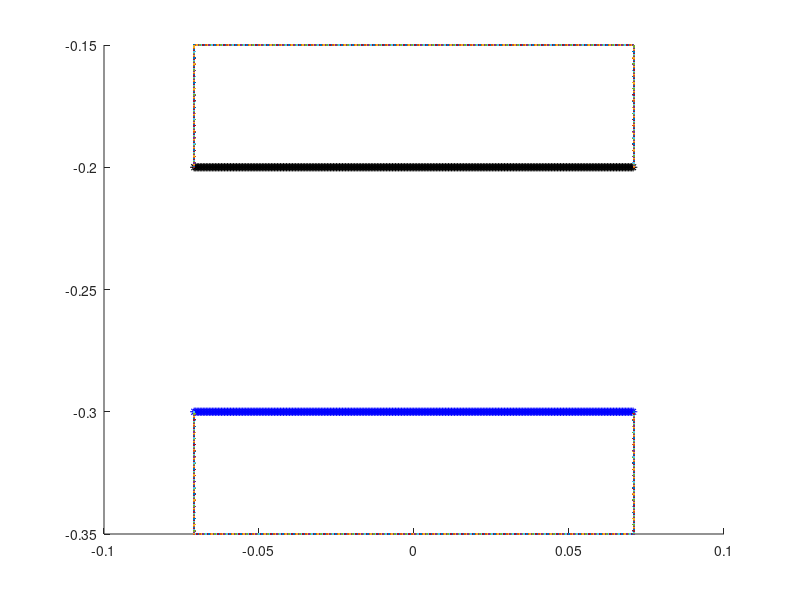

Recreate this plot in MATLAB. (Note: this script raises an error after producing the figure.)
%% V5.2

%% 3/29 TS notes: 

close all
clear all
close all


%% In update_target_point_positions, changed R2 to 0.177 (From graph).
% Same in update_target_point_positions_peri


%% 
L = 1;                              % length of computational domain (m)
N = 1024;                            % number of Cartesian grid meshwidths at the finest level of the AMR grid
dx = L/N;                           % Cartesian mesh width (m)
ds = L/(2*N);                       % space between boundary points in straight tube

%%%%%%%%%%%%%%%%%%%%%%%%%%%%%%%%%%%%%%%%%%%%%%%%%%%
%%%%%%%%%%%%%%%%%%%%%%%%%%%%%%%%%%%%%%%%%%%%%%%%%%%
%Parameters for the racetrack

Let = 1.34*0.1;                          % Length of elastic tube (m) scaled wrt to diameter of heart
% V5 TS. Nick's Heart_Tube.m code uses a fraction of the length of the tube to determine
% the number of rigid points on each end of elastic section. Made changes
% to use the same number he's using (can output these numbers from his code). 
Nend = 8
% Nend = 10;                           % Number of rigid points on each end of elastic section
Lt = Let+2*Nend*ds;                 % Length of main tube straight section with Nend rigid points on each end



% main tube
diameter = 0.1;                     % diameter of the main tube (scaling factor for everything else)
R2 = 0.1;                           % radius of inner wall
R1 = R2+diameter;                   % radius of outer wall

%Uppermost branch
diamTop = diameter*(0.0206/0.0442);		%diameter of the uppermost branch
LtTop = Lt+2*(diameter-diamTop); %length of the straight parts for the upper section
R1Top = R2 + diamTop;		%radius of outer wall for upper section

%bottom branch
diamBot = diameter*(0.0158/0.0442);
R2Bot = 1/2*(diamBot);


Ls = 2*R2+3*diamBot;			%length of the straight outer side walls


Nstraight = 2*ceil(Lt/ds)          % number of points along each shorter straight section (top+bottom)
NstraightBranch = 2*ceil(LtTop/ds);	% number of points along longer straight sections
NstraightSide = 2*ceil(Ls/ds);	%number of points along each straight (vertical)  outer side section
Ncurve = 2*ceil(pi*R1/ds);          % number of points along a circle of diameter R1. 
                                       %Will use fractions of this number
                                       %to draw points for curved sections
%%NcurveSmall = 2*ceil(pi*R2Bot/ds)    %number of points along a circle of diameter R2Bot (small)


Nrace = (1/2)*Nstraight+4*Ncurve + (3/2)*NstraightBranch + NstraightSide; %+NcurveSmall % number of points making up the racetrack part. More added later in code

%For Nrace: (1/2)*Nstraight = one straight section of length Lt,
%Nstraight/2 each
    % 4*Ncurve = 6 semi circles and 4 quarter circles = 4 circles, Ncurve
    % each
    %(3/2)*NstraightBranch = 3 straight sections of length Ls,
    %NstraightBranch/2 each.
    % NstraightSide = 2 straight (vertical) sections, NstraightSide/2 each.
    %Ncurve small = points for 1 cirle of radius R2Bot
    

dthetaHalf = pi/(Ncurve/2);             % angle increment for drawing curved edges (for a semi circle)
dthetaQuart = (pi/2)/(Ncurve/4);             % angle increment for drawing curved edges (for a quarter of a circle)


mesh_name = 'heart_';               % structure name


centery = -0.1;                        % y-position of center of curved sections in the lower area
centeryMid = centery+R2+(3)*R2Bot; %y-position of the center of the curved sections in the middle area
centeryTop = centeryMid+3*R2Bot +R2;	%y-position of center of curved sections in the upper area
centerx1 = -0.5*Lt;                 % x-position of center of left curved section of main tube
centerx2 = 0.5*Lt;                  % x-position of center of right curved section of main tube
centerx1Top = -0.5*LtTop;   %shifting of upper branch center of left cuved section
centerx2Top = 0.5*LtTop ; %shifting of uppder branch center of right curved section

%Note: more parameters for middle section added later in the code. Includes
%adding more points to Nrace

%%%%%%%%%%%%%%%%%%%%%%%%%%%%%%%%%%%%%%%%%%%%%%%%%%%%%%%%%%
%%%%%%%%%%%%%%%%%%%%%%%%%%%%%%%%%%%%%%%%%%%%%%%%%%%%%%%%%
% Parameters for the pericardium
Dp = 2*diameter;                    %diameter of the pericardium
Nperi = 2*ceil((Dp-diameter)/ds);  % number of boundary points along the sides of the pericardium
Nperitot = Nperi + Nstraight;       % total number of pericardium points

%%%%%%%%%%%%%%%%%%%%%%%%%%%%%%%%%%%%%%%%%%%%%%%%%%%%%%%%%%
%%%%%%%%%%%%%%%%%%%%%%%%%%%%%%%%%%%%%%%%%%%%%%%%%%%%%%%%%
% Parameters for the actuator
La = 0.04;                          % length of the actuator section
NLa = ceil(La/ds);                  % number of points along each actuator
Ca = 0.25*Lt;                       % center of the actuator section
NCa = ceil(ceil(Nstraight/2)*Ca/Lt); % index of the center point
Na1 = NCa - ceil(NLa/2);            % index of the starting point with respect to the elastic section
Na2 = Na1+NLa-1;                    % index of the ending point with respect to the elastic section

%%%%%%%%%%%%%%%%%%%%%%%%%%%%%%%%%%%%%%%%%%%
%%%%%%%%%%%%%%%%%%%%%%%%%%%%%%%%%%%%%%%%%%%

% Parameters for peristalsis
Lnperi = 0.005;                          % length of the end of the flexible tube without peristalsis (modified from 0.05)
Lperi = Lt-2*Lnperi;                      % length of the peristalsis section of tube
Nperist = ceil(Lperi/ds);                 % number of peristaltic points on top or bottom of tube
NCent = ceil(Nstraight/4);                 %index of center of elastic tube
Nperi1 = NCent-ceil(0.5*Nperist);           % index of the starting point with respect to the elastic section
Nperi2 = Nperi1+Nperist-1;                  %index of the ending point with respect to the elastic section

%%%%%%%%%%%%%%%%%%%%%%%%%%%%%%%%%%%%%%%%%%%%%%%%%%%%%%%%%%
%%%%%%%%%%%%%%%%%%%%%%%%%%%%%%%%%%%%%%%%%%%%%%%%%%%%%%%%%
% Parameters for the prescribed peristalsis
Lap = Let*0.75;                          % length of the actuator section
NLap = ceil(Lap/ds);                  % number of points along each actuator
Cap = 0.5*Lt;                       % center of the actuator section
NCap = ceil(ceil(Nstraight/2)*Cap/Lt); % index of the center point
Na1p = NCap - ceil(NLap/2);            % index of the starting point with respect to the elastic section
Na2p = Na1p+NLap-1;                    % index of the ending point with respect to the elastic section

%%%%%%%%%%%%%%%%%%%%%%%%%%%%%%%%%%%%%%%%%%%
%%%%%%%%%%%%%%%%%%%%%%%%%%%%%%%%%%%%%%%%%%%
% parameters for markers
Nmarkersx = 11;                     %number of columns of markers
Nmarkersy = 11;                     %number of markers in each column
Nmarkers=Nmarkersx*Nmarkersy       %total number of markers
dmx = Let/(Nmarkersx-1);            %space between markers in x-direction
dmy = diameter/(Nmarkersy-1);       %space between markers in y-direction

%%%%%%%%%%%%%%%%%%%%%%%%%%%%%%%%%%%%%%%%%%%
%%%%%%%%%%%%%%%%%%%%%%%%%%%%%%%%%%%%%%%%%%%
%% material parameters
kappa_spring = 1.0e-1;               % spring constant (Newton)
kappa_beam = 1.0e-1;                 % beam stiffness constant (Newton m^2)
kappa_target = 2.0e0*15;        % target point penalty spring constant (Newton)
Fmag = kappa_spring;                % this is my best guess at a reasonable applied force
phase = 0;                      %initial phase of the oscillating force, where F=Fmag*phase and phase = (1+sin(2*pi*f*t-pi/2));
%%
%%%%%%%%%%%%%%%%%%%%%%%%%%%%%%%%%%%%%%%%%%%%%%%%%%%%%%%%%%%%%%%%%%%%%%%%%%%%%%%%
%%%%%%%%%%%%%%%%%%%%%%%%%%%%%%
% Make the elastic section of the tube
% Write out the vertex information

vertex_fid = fopen([mesh_name 'tube_' num2str(N) '.vertex'], 'w');
fprintf(vertex_fid, '%d\n', Nstraight);

figure
hold on
n = 0;
p = 0;

%bot part
for i=1:ceil(Nstraight/2),
    ybot = centery-R1;
    xbot = -Lt/2+(i-1)*ds;
    fprintf(vertex_fid, '%1.16e %1.16e\n', xbot, ybot);
    plot(xbot,ybot,'b*')
     n = n+1; 
end

%bottom part
for i=ceil(Nstraight/2)+1:Nstraight,
    ytop = centery-R2;
    xtop = -Lt/2+(i-ceil(Nstraight/2)-1)*ds;
    fprintf(vertex_fid, '%1.16e %1.16e\n', xtop, ytop);
    plot(xtop,ytop,'k*')
     p = p+1;
end
p
n


fclose(vertex_fid);

%%%%%%%%%%%%%%%%%%%%%%%%%%%%%%%%%%%%%%%%%%%%%%%%%%%%%%%%%%%%%%%%%%%%%%%%%%%%%%%%
%%%%%%%%%%%%%%%%%%%%%%%%%%%%%%
% Make markers as vertices with no material properties

vertex_fid = fopen(['markers_' num2str(N) '.vertex'], 'w');
fprintf(vertex_fid, '%d\n', Nmarkers);

%top part
for i=0:Nmarkersx-1,
    for j=0:Nmarkersy-1,
        y = centery-R2-j*dmy;
        x = -Let/2+i*dmx;
    fprintf(vertex_fid, '%1.16e %1.16e\n', x, y);
    %plot(x,y)
    end
end
fclose(vertex_fid);

%%%%%%%%%%%%%%%%%%%%%%%%%%%%%%%%%%%%%%%%%%%%%%%%%%%%%%%%%%%%%%%%%%%%%%%%%%%%%%%%
%%%%%%%%%%%%%%%%%%%%%%%%%%%%%%
% actuator part
% Write out the vertex information

%top part
% vertex_fid = fopen(['actuator_top_' num2str(N) '.vertex'], 'w');
% fprintf(vertex_fid, '%d\n', NLa);
% 
% for i=Na1:Na2,
%     ytop = centery-R2;
%     xtop = -Lt/2+i*ds;
%     fprintf(vertex_fid, '%1.16e %1.16e\n', xtop, ytop);
%     plot(xtop,ytop);
% end
% fclose(vertex_fid);
% 
% %bottom part
% vertex_fid = fopen(['actuator_bot_' num2str(N) '.vertex'], 'w');
% fprintf(vertex_fid, '%d\n', NLa);
% 
% for i=Na1:Na2,
%     ybot = centery-R1;
%     xbot = -Lt/2+i*ds;
%     fprintf(vertex_fid, '%1.16e %1.16e\n', xbot, ybot);
%      plot(xbot,ybot);
% end
% fclose(vertex_fid);

%%%%%%%%%%%%%%%%%%%%%%%%%%%%%%%%%%%%%%%%%%%%%%%%%%%%%%%%%%%%%%%%%%%%%%%%%%%%%%%
%%%%%%%%%%%%%%%%%%%%%%%%%%%%%
% valveless pumping applied force
% Use either the target point actuator or the applied force, but not both.
% Write out the vertex information

% vertex_fid = fopen(['vp_aforce_' num2str(N) '.vertex'], 'w');
% fprintf(vertex_fid, '%d\n', 2*NLa);
% 
% %top points
% for i=Na1:Na2,
%     ytop = centery-R2;
%     xtop = -Lt/2+i*ds;
%     fprintf(vertex_fid, '%1.16e %1.16e\n', xtop, ytop);
%      plot(xtop,ytop);
% end
% 
% %bottom points
% for i=Na1:Na2,
%     ybot = centery-R1;
%     xbot = -Lt/2+i*ds;
%     fprintf(vertex_fid, '%1.16e %1.16e\n', xbot, ybot);
%      plot(xbot,ybot);
% end
% fclose(vertex_fid);

%%%%%%%%%%%%%%%%%%%%%%%%%%%%%%%%%%%%%%%%%%%%%%%%%%%%%%%%%%%%%%%%%%%%%%%%%%%%%%%%
%%%%%%%%%%%%%%%%%%%%%%%%%%%%%%
% peristalsis applied force
% Use either the target point actuator or the applied force, but not both.
% Write out the vertex information

% vertex_fid = fopen(['peri_aforce_' num2str(N) '.vertex'], 'w');
% fprintf(vertex_fid, '%d\n', 2*Nperist);
% 
% %top points
% for i=Nperi1:Nperi2,
%     ytop = centery-R2;
%     xtop = -Lt/2+i*ds;
%     fprintf(vertex_fid, '%1.16e %1.16e\n', xtop, ytop);
%      plot(xtop,ytop);
% end
% 
% %bottom points
% for i=Nperi1:Nperi2,
%     ybot = centery-R1;
%     xbot = -Lt/2+i*ds;
%     fprintf(vertex_fid, '%1.16e %1.16e\n', xbot, ybot);
%      plot(xbot,ybot);
% end
% fclose(vertex_fid);

%%%%%%%%%%%%%%%%%%
% prescribed peristalsis (motion) part
% Write out the vertex information
% 
% %top part
% vertex_fid = fopen(['pperi_top_' num2str(N) '.vertex'], 'w');
% fprintf(vertex_fid, '%d\n', NLap);
% 
% for i=Na1p:Na2p,
%     ytop = centery-R2;
%     xtop = -Lt/2+i*ds;
%     fprintf(vertex_fid, '%1.16e %1.16e\n', xtop, ytop);
%     plot(xtop,ytop,'r*')
% end
% fclose(vertex_fid);
% 
% %bottom part
% vertex_fid = fopen(['pperi_bot_' num2str(N) '.vertex'], 'w');
% fprintf(vertex_fid, '%d\n', NLap);
% 
% for i=Na1p:Na2p,
%     ybot = centery-R1;
%     xbot = -Lt/2+i*ds;
%     fprintf(vertex_fid, '%1.16e %1.16e\n', xbot, ybot);
%     plot(xbot,ybot,'r*')
% end
% fclose(vertex_fid);

%%%%%%%%%%%%%%%%%%%%%%%%%%%%%%%%%%%%%%%%%%%%%%%%%%%%%%%%%%%%%%%%%%%%%%%%%%%%%%%%
%%%%%%%%%%%%%%%%%%%%%%%%%%%%%%
% race track part
% %%%calculations necessary before writing out vertex info:
%outer quarter circle
for i=ceil(Ncurve/2)+1:ceil(3*Ncurve/4),
    theta=(i-Ncurve/2-1)*dthetaQuart-(pi/2);
    yout = centery+R1*sin(theta);
    xout = Lt/2+R1*cos(theta);
end

%starting points for the right outer straight section
yrStart = yout+ds;
xrStart = xout+ds;

%outer quarter circle
for i = 1:ceil(Ncurve/4)
    theta = (-pi/2)-(i)*dthetaQuart;
    yout = centery+R1*sin(theta);
    xout = centerx1+R1*cos(theta);
end
%starting points for the left outer stright section
ylStart = yout+ds;
xlStart = xout+ds;

%additional parameters for middle branches:
centerx2Mid = xrStart-diameter;
centerx1Mid = xlStart+diameter;
Lm = abs (centerx2Mid-centerx1Mid);%length of middle branches (to ensure width of one diameter on either side, vertically)
NstraightMid = 2*ceil(Lm/ds);

Nrace = Nrace+NstraightMid;


% Write out the vertex information

vertex_fid = fopen([mesh_name 'race_' num2str(N) '.vertex'], 'w');
fprintf(vertex_fid, '%d\n', Nrace);

%%%right curved part of lower racetrack section

%inner semicircle
for i=1:ceil(Ncurve/2)
    theta = (i-1)*dthetaHalf- pi/2;
    yin = centery+R2*sin(theta);
    xin = Lt/2+R2*cos(theta);
    fprintf(vertex_fid, '%1.16e %1.16e\n', xin, yin);
    % plot(xin,yin)
end

%outer quarter circle
for i=ceil(Ncurve/2)+1:ceil(3*Ncurve/4),
    theta=(i-Ncurve/2-1)*dthetaQuart-(pi/2);
    yout = centery+R1*sin(theta);
    xout = Lt/2+R1*cos(theta);
    fprintf(vertex_fid, '%1.16e %1.16e\n', xout, yout);
    %plot(xout, yout)
end

%starting points for the right outer straight section
yrStart = yout+ds;
xrStart = xout+ds;

%right outer straight section
for i = 1:ceil(NstraightSide/2)
    xRside = xrStart;
    yRside = yrStart +i*ds;
    fprintf(vertex_fid, '%1.16e %1.16e\n', xRside, yRside);
    %plot(xRside,yRside)
end



%straight section for the upper part of the lower section (bottom wall of
%bottom branch)
for i = Ncurve+1:Ncurve+ceil(Nstraight/2),
    yin = centery+R2;
    xin = centerx2-(i-Ncurve-1)*ds;
    fprintf(vertex_fid, '%1.16e %1.16e\n', xin, yin);
   % plot(xin,yin)

end


%%%left curved part of racetrack
%inner semicircle
for i = 1:ceil(Ncurve/2),
    theta = pi/2+i*dthetaHalf;
    yin = centery+R2*sin(theta);
    xin = centerx1+R2*cos(theta);
    fprintf(vertex_fid, '%1.16e %1.16e\n', xin, yin);
    %plot(xin, yin)
end

%outer quarter circle
for i = 1:ceil(Ncurve/4)
    theta = (-pi/2)-(i)*dthetaQuart;
    yout = centery+R1*sin(theta);
    xout = centerx1+R1*cos(theta);
    fprintf(vertex_fid, '%1.16e %1.16e\n', xout, yout);
   % plot(xout, yout)
end

ylStart = yout+ds;
xlStart = xout+ds;

%left outer straight section
for i = 1:ceil(NstraightSide/2)
     xLside = xlStart;
     yLside = ylStart + (i)*ds;
    fprintf(vertex_fid, '%1.16e %1.16e\n', xLside, yLside);
   % plot(xLside,yLside)
end

%%Middle Branches


%%top wall of lower skinny branch
for i = 1:ceil(NstraightMid/2)
    yin = centeryMid-R2Bot;
    xin = centerx2Mid-(i)*ds;
    fprintf(vertex_fid, '%1.16e %1.16e\n', xin, yin);
   % plot(xin,yin)
end

%%bottom wall of upper skinny branch
for i = 1:ceil(NstraightMid/2)
    yin = centeryMid+R2Bot;
    xin = centerx2Mid-(i)*ds;
    fprintf(vertex_fid, '%1.16e %1.16e\n', xin, yin);
   % plot(xin,yin)
end

%%Left inner semi circle

for i = 1:ceil(Ncurve/2),
    theta = pi/2+i*dthetaHalf;
    yin = centeryMid+R2Bot*sin(theta);
    xin = centerx1Mid+R2Bot*cos(theta);
    fprintf(vertex_fid, '%1.16e %1.16e\n', xin, yin);
   % plot(xin, yin)
end
%% right inner semi circle
for i=1:ceil(Ncurve/2)
    theta = (i-1)*dthetaHalf- pi/2;
    yin = centeryMid+R2Bot*sin(theta);
    xin = centerx2Mid+R2Bot*cos(theta);
    fprintf(vertex_fid, '%1.16e %1.16e\n', xin, yin);
   % plot(xin,yin)
end


%%%%%%%%%% upper branches

%right curved part of racetrack
for i=1:ceil(Ncurve/2)
    theta = (i-1)*dthetaHalf- (pi/2);
    yin = centeryTop+R2*sin(theta);
    xin = centerx2Top+R2*cos(theta);
    fprintf(vertex_fid, '%1.16e %1.16e\n', xin, yin);
   % plot(xin,yin)
end


for i=1:ceil(Ncurve/4),
    theta=0+i*dthetaQuart;
    yout = centeryTop+R1Top*sin(theta);
    xout = centerx2Top+R1Top*cos(theta);
    fprintf(vertex_fid, '%1.16e %1.16e\n', xout, yout);
   % plot(xout, yout)
end



%straight (horizontal) sections on the upper chamber 
for i = Ncurve+ceil(NstraightBranch/2)+1:Ncurve+NstraightBranch,
    yout = centeryTop-R2;
    xout = centerx2Top-(i-Ncurve-ceil(NstraightBranch/2)-1)*ds;
    fprintf(vertex_fid, '%1.16e %1.16e\n', xout, yout);
   % plot(xout, yout)
    
end
%make the walls of the upper
%branch
for i = Ncurve+1:Ncurve+ceil(NstraightBranch/2),
    yin = centeryTop+R2;
    xin = centerx2Top-(i-Ncurve-1)*ds;
    fprintf(vertex_fid, '%1.16e %1.16e\n', xin, yin);
   % plot(xin,yin)
    
end

for i = Ncurve+ceil(NstraightBranch/2)+1:Ncurve+NstraightBranch,
    yout = centeryTop+R1Top;
    xout = centerx2Top-(i-Ncurve-ceil(NstraightBranch/2)-1)*ds;
    fprintf(vertex_fid, '%1.16e %1.16e\n', xout, yout);
   % plot(xout, yout)
end



%%%left curved part of upper racetrack

%inner semicircle
for i = Ncurve+NstraightBranch+1:Ncurve+NstraightBranch+ceil(Ncurve/2),
    theta = pi/2+(i-Ncurve-NstraightBranch-1)*dthetaHalf;
    yin = centeryTop+R2*sin(theta);
    xin = centerx1Top+R2*cos(theta);
    fprintf(vertex_fid, '%1.16e %1.16e\n', xin, yin);
   % plot(xin,yin)
end

%outer quartercircle
for i = 1:Ncurve/4
    theta = -pi-(i)*dthetaQuart;
    yout = centeryTop+R1Top*sin(theta);
    xout = centerx1Top+R1Top*cos(theta);
    fprintf(vertex_fid, '%1.16e %1.16e\n', xout, yout);
   % plot(xout, yout)
end




fclose(vertex_fid);

%%%%%%%%%%%%%%%%%%%%%%%%%%%%%%%%%%%%%%%%%%%%%%%%%%%%%%%%%%%%%%%%%%%%%%%%%%%%%%%%
%%%%%%%%%%%%%%%%%%%%%%%%%%%%%%%%%%%%%%%%%%%%%%%%%%%%%%%%%%%%%%%%%%%%%%%%
% Pericardium
% Write out the vertex information

vertex_fid = fopen([mesh_name 'peri_' num2str(N) '.vertex'], 'w');
fprintf(vertex_fid, '%d\n', Nperitot);

% make the top and bottom of the pericardium
for i=1:ceil(Nstraight/2),
    ytop = centery-(R2-(Dp-diameter)/2);
    xtop = -Lt/2+(i-1)*ds;
    fprintf(vertex_fid, '%1.16e %1.16e\n', xtop, ytop);
    plot(xtop,ytop)
end

for i=ceil(Nstraight/2)+1:Nstraight,
    ybot = centery-R1-(Dp-diameter)/2;
    xbot = -Lt/2+(i-ceil(Nstraight/2)-1)*ds;
    fprintf(vertex_fid, '%1.16e %1.16e\n', xbot, ybot);
    plot(xbot,ybot)
end

% make the four side pieces
for i=Nstraight+1:Nstraight+ceil(Nperi/4),
    y = centery-(R1+(Dp-diameter)/2)+(i-Nstraight-1)*ds;
    x = -Lt/2;
    fprintf(vertex_fid, '%1.16e %1.16e\n', x, y);
    plot(x,y)
end

for i=Nstraight+ceil(Nperi/4)+1:Nstraight+ceil(Nperi/2),
    y = centery-R2+(i-Nstraight-ceil(Nperi/4)-1)*ds;
    x = -Lt/2;
    fprintf(vertex_fid, '%1.16e %1.16e\n', x, y);
    plot(x,y)
end

for i=Nstraight+ceil(Nperi/2)+1:Nstraight+ceil(3*Nperi/4),
    y = centery-(R1+(Dp-diameter)/2)+(i-Nstraight-ceil(Nperi/2)-1)*ds;
    x = Lt/2;
    fprintf(vertex_fid, '%1.16e %1.16e\n', x, y);
    plot(x,y)
end

for i=Nstraight+ceil(3*Nperi/4)+1:Nperitot,
    y = centery-R2+(i-Nstraight-ceil(3*Nperi/4)-1)*ds;
    x = Lt/2;
    fprintf(vertex_fid, '%1.16e %1.16e\n', x, y);
    plot(x,y)
end
fclose(vertex_fid);

%%%%%%%%%%%%%%%%%%%%%%%%%%%%%%%%%%%%%%%%%%%%%%%%%%%%%%%%%%%%%%%%%%%%%%%%%%%%%%%%
%%%%%%%%%%%%%%%%%%%%%%%%%%%%%%%%%%%%%%%%%%%%%%%%%%%%%%%%%%%%%%%%%%%%%%%%%%%%%%%%
% Write out the spring information for the elastic section

spring_fid = fopen([mesh_name 'tube_' num2str(N) '.spring'], 'w');
fprintf(spring_fid, '%d\n', Nstraight-2);

%elastic part of tube
for i = 0:ceil(Nstraight/2)-2,
    fprintf(spring_fid, '%d %d %1.16e %1.16e\n', i, i+1, kappa_spring*ds/(ds^2), ds);
end

for i = ceil(Nstraight/2):Nstraight-2,
    fprintf(spring_fid, '%d %d %1.16e %1.16e\n', i, i+1, kappa_spring*ds/(ds^2), ds);
end

fclose(spring_fid);
%
% %%%%%%%%%%%%%%%%%%%%%%%%%%%%%%%%%%%%%%%%%%%%%%%%%%%%%%%%%%%%%%%%%%%%%%%%%%%%%%%%
% %%%%%%%%%%%%%%%%%%%%%%%%%%%%%%%%%%%%%%%%%%%%%%%%%%%%%%%%%%%%%%%%%%%%%%%%%%%%%%%%

% Write out the spring information for the valveless pumping applied force

% spring_fid = fopen(['vp_aforce_' num2str(N) '.spring'], 'w');
% fprintf(spring_fid, '%d\n', NLa);
% 
% %elastic part of tube
% for i = 0:(NLa-1),
%     fprintf(spring_fid, '%d %d %1.16e %1.16e %d\n', i, i+NLa, Fmag, phase, 1);
% end
% 
% fclose(spring_fid);
%
% %%%%%%%%%%%%%%%%%%%%%%%%%%%%%%%%%%%%%%%%%%%%%%%%%%%%%%%%%%%%%%%%%%%%%%%%%%%%%%%%
% %%%%%%%%%%%%%%%%%%%%%%%%%%%%%%%%%%%%%%%%%%%%%%%%%%%%%%%%%%%%%%%%%%%%%%%%%%%%%%%%
% Write out the spring information for the peristalsis applied force
% 
% spring_fid = fopen(['peri_aforce_' num2str(N) '.spring'], 'w');
% fprintf(spring_fid, '%d\n', Nperist);
% 
% %elastic part of tube
% for i = 0:(Nperist-1),
%     fprintf(spring_fid, '%d %d %1.16e %1.16e %d\n', i, i+Nperist, Fmag, phase, 2);
% end
% 
% fclose(spring_fid);
%
% %%%%%%%%%%%%%%%%%%%%%%%%%%%%%%%%%%%%%%%%%%%%%%%%%%%%%%%%%%%%%%%%%%%%%%%%%%%%%%%%
% %%%%%%%%%%%%%%%%%%%%%%%%%%%%%%%%%%%%%%%%%%%%%%%%%%%%%%%%%%%%%%%%%%%%%%%%%%%%%%%%
%% Write out the beam information for the elastic section

beam_fid = fopen([mesh_name 'tube_' num2str(N) '.beam'], 'w');
fprintf(beam_fid, '%d\n', Nstraight-4);

%elastic part of tube
for i = 0:ceil(Nstraight/2)-3,
    fprintf(beam_fid, '%d %d %d %1.16e\n', i, i+1, i+2, kappa_beam*ds/(ds^4));
end

for i = ceil(Nstraight/2):Nstraight-3,
    fprintf(beam_fid, '%d %d %d %1.16e\n', i, i+1, i+2, kappa_beam*ds/(ds^4));
end
fclose(beam_fid);
%%
%%%%%%%%%%%%%%%%%%%%%%%%%%%%%%%%%%%%%%%%%%%%%%%%%%%%%%%%%%%%%%%%%%%%%%%%%%%%%%%%
%%%%%%%%%%%%%%%%%%%%%%%%%%%%%%%%%%%%%%%%%%%%%%%%%%%%%%%%%%%%%%%%%%%%%%%%%%%%%%%%

% Write out the target point information for the ends of the elastic tube
target_fid = fopen([mesh_name 'tube_' num2str(N) '.target'], 'w');

fprintf(target_fid, '%d\n', Nstraight-4*Nend); 


Nstraight
for i = Nend:(Nstraight/2-Nend)-1,   
    fprintf(target_fid, '%d %1.16e\n', i, kappa_target*ds/(ds^2));
end

for i = (Nstraight/2+Nend):(Nstraight-Nend)-1,   
    fprintf(target_fid, '%d %1.16e\n', i, kappa_target*ds/(ds^2));
end


% 
% for i = 0:Nend-1,   %OLD
%     fprintf(target_fid, '%d %1.16e\n', i, kappa_target*ds/(ds^2));
% end
% 
% for i = ceil(Nstraight/2)-Nend:ceil(Nstraight/2)-1,  %OLD
%     fprintf(target_fid, '%d %1.16e\n', i, kappa_target*ds/(ds^2));
% end
% 
% for i = ceil(Nstraight/2):ceil(Nstraight/2)+Nend-1,   %OLD
%     fprintf(target_fid, '%d %1.16e\n', i, kappa_target*ds/(ds^2));
% end
% 
% for i = Nstraight-Nend:Nstraight-1,    %OLD
%     fprintf(target_fid, '%d %1.16e\n', i, kappa_target*ds/(ds^2));
% end

fclose(target_fid);

%%%%%%%%%%%%%%%%%%%%%%%%%%%%%%%%%%%%%%%%%%%%%%%%%%%%%%%%%%%%%%%%%%%%%%%%%%%%%%%%
% Write out the target point information for the actuator

%top actuator
% target_fid = fopen(['actuator_top_' num2str(N) '.target'], 'w');
% fprintf(target_fid, '%d\n', NLa);
% 
% for i = 0:NLa-1,
%     fprintf(target_fid, '%d %1.16e\n', i, kappa_target*ds/(ds^2));
% end
% 
% fclose(target_fid);
% 
% %bottom actuator
% target_fid = fopen(['actuator_bot_' num2str(N) '.target'], 'w');
% fprintf(target_fid, '%d\n', NLa);
% 
% for i = 0:NLa-1,
%     fprintf(target_fid, '%d %1.16e\n', i, kappa_target*ds/(ds^2));
% end
% 
% fclose(target_fid);

%%%%%%%%%%%%%%%%%%%%%%%%%%%%%%%%%%%%%%%%%%%%%%%%%%%%%%%%%%%%%%%%%%%%%%%%%%%%%%%%
% Write out the target point information for the actuator

%top prescribed peristalsis
% target_fid = fopen(['pperi_top_' num2str(N) '.target'], 'w');
% fprintf(target_fid, '%d\n', NLap);
% 
% for i = 0:NLap-1,
%     fprintf(target_fid, '%d %1.16e\n', i, kappa_target*ds/(ds^2));
% end
% 
% fclose(target_fid);
% 
% %bottom prescribed peristalsis
% target_fid = fopen(['pperi_bot_' num2str(N) '.target'], 'w');
% fprintf(target_fid, '%d\n', NLap);
% 
% for i = 0:NLap-1,
%     fprintf(target_fid, '%d %1.16e\n', i, kappa_target*ds/(ds^2));
% end
% 
% fclose(target_fid);

%%%%%%%%%%%%%%%%%%%%%%%%%%%%%%%%%%%%%%%%%%%%%%%%%%%%%%%%%%%%%%%%%%%%%%%%%%%%%%%%
% Write out the target point information for the racetrack
target_fid = fopen([mesh_name 'race_' num2str(N) '.target'], 'w');

fprintf(target_fid, '%d\n', Nrace);

for i = 0:Nrace-1,
    fprintf(target_fid, '%d %1.16e\n', i, kappa_target*ds/(ds^2));
end

fclose(target_fid);

%%%%%%%%%%%%%%%%%%%%%%%%%%%%%%%%%%%%%%%%%%%%%%%%%%%%%%%%%%%%%%%%%%%%%%%%%%%%%%%%
% Write out the target point information for the pericardium
target_fid = fopen([mesh_name 'peri_' num2str(N) '.target'], 'w');

fprintf(target_fid, '%d\n', Nperitot);

for i = 0:Nperitot-1,
    fprintf(target_fid, '%d %1.16e\n', i, kappa_target*ds/(ds^2));
end

fclose(target_fid);

%%%%%%%%%%%%%%%%%%%%%%%%%%%%%%%%%%%%%%%%%%%%%%%%%%%%%%%%%%%%%%%%%%%%%%%%%%%%%%%%

%% Integrating nick's code for pumping

 HeartTube(diameter, Lt, L, R1,R2, ds, centery, kappa_spring, kappa_beam, kappa_target)
